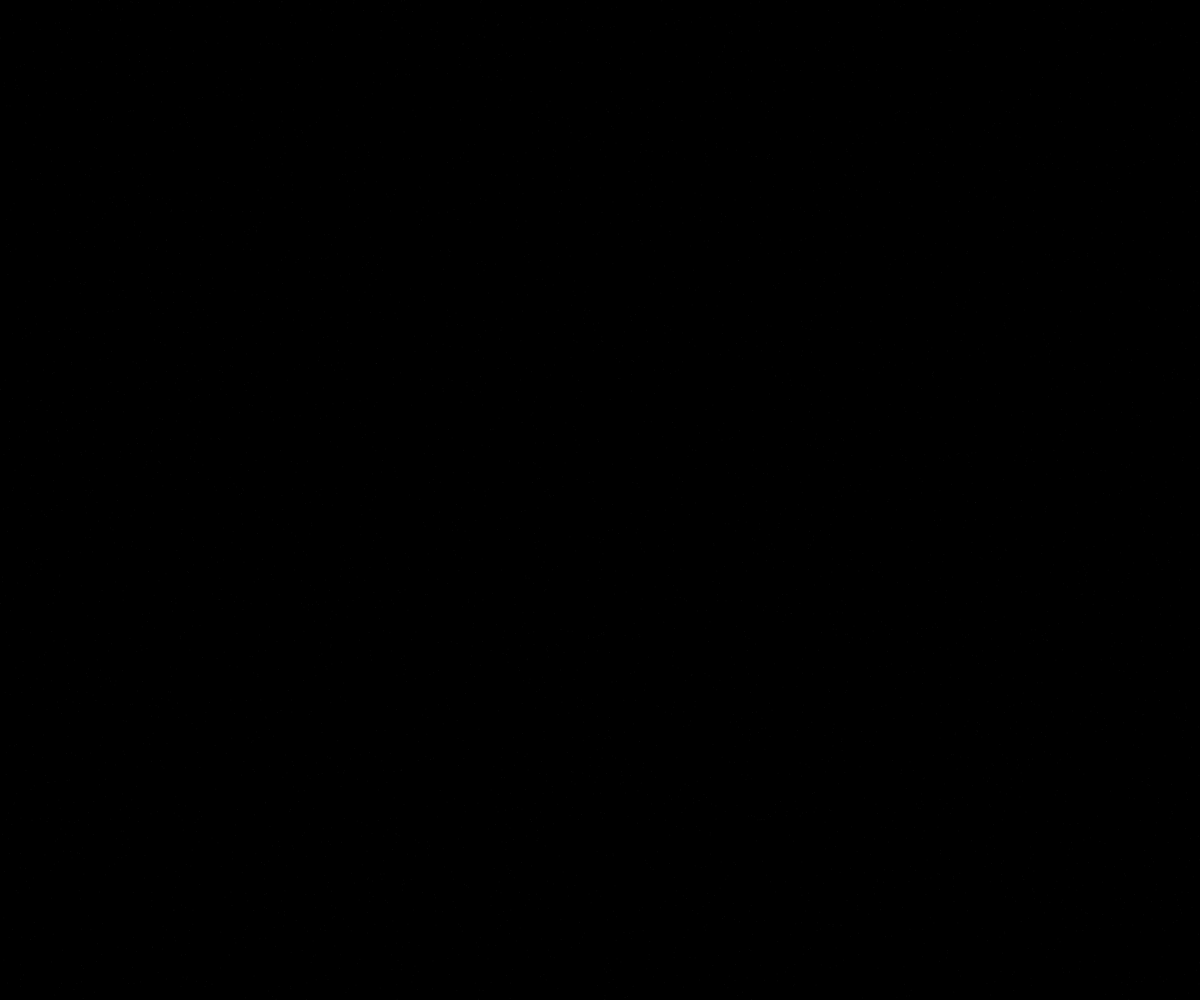
Frame 1 (no input)
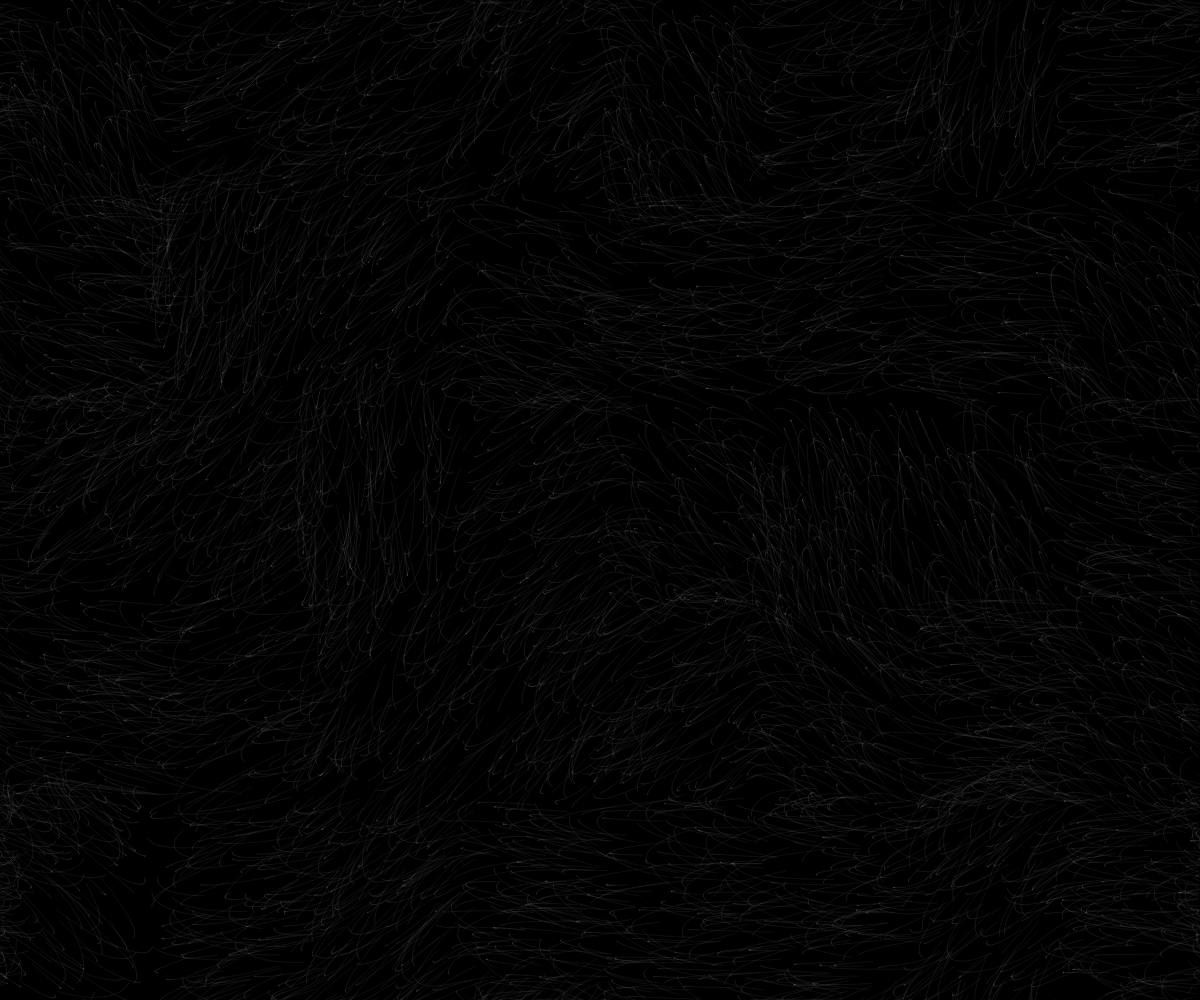
Frame 60 (no input)
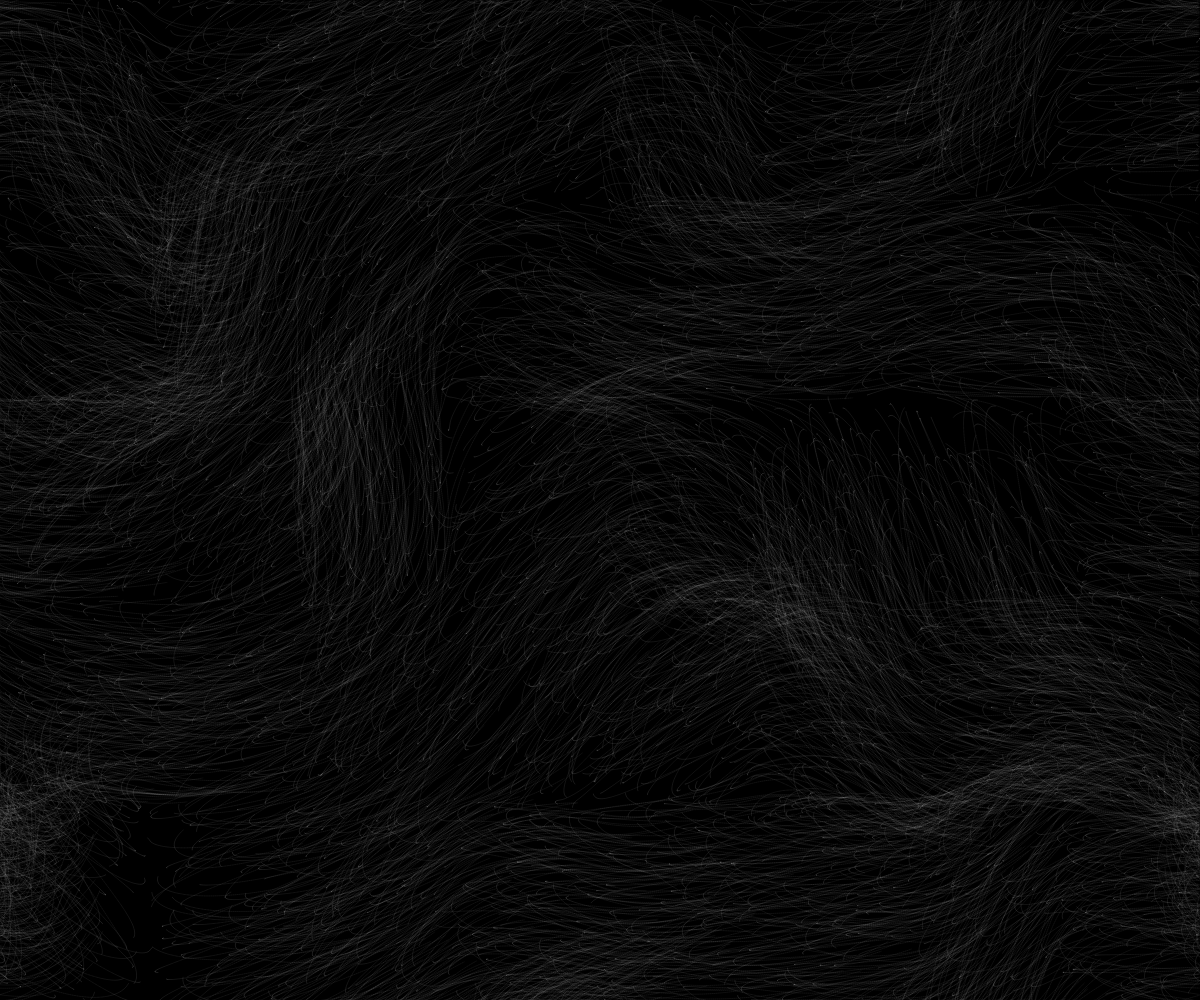
Frame 120 (the mouse pressed at the canvas centre since frame 60)

The p5.js sketch that drew these frames (run headless with seeded random() and noise() and a simulated clock; from frame 60 on, the mouse is pressed at the canvas centre):

// p5.js sketch
// ── sketch.js
var cellCols = 8;
var cellRows = 5;
var cells = [];

var count = 5000;
var pts = [];

var incX = 0.5;
var incY = 0.5;
var incT = 0.1;
var angC = 1;
var cellMag = 2;
var maxSpeed = 125;
var ptSize = 0.05;

var field;

function setup()
{
  frameRate(60);
  createCanvas(window.innerWidth, window.innerHeight);
  background(0);
  var cW = width / cellCols;
  var cH = height / cellRows;
  for(var x = 0; x < cellCols; x++)
  {
    for(var y = 0; y < cellRows; y++)
    {
      var dir = new Vec2D(cellMag, 0);
      dir.rot(map(noise(x * incX, y * incY, 0), 0, 1, -PI * angC, PI * angC));
      cells[x + y * cellCols] = new Cell(x * cW, y * cH, cW, cH, dir);
    }
  }
  for(var i = 0; i < count; i++)
  {
    pts[i] = new Point(random(width), random(height));
    pts[i].vel = new Vec2D(random(50) - random(50), random(50) - random(50));
  }
  field = new FlowField(cells, pts);
  field.update();
  stroke(255);
  strokeWeight(ptSize);
}

var time = 0;

function draw()
{
  for(var i = 0; i < count; i++)
  {
    pts[i].show();
    pts[i].update();
  }
  for(var i = 0; i < cellRows * cellCols; i++)
  {
    cells[i].update(time);
  }
  field.update();
  time += 1 / 60;
}

class Vec2D
{
  constructor(x, y)
  {
    this.x = x;
    this.y = y;
  }

  mag()
  {
    return sqrt(this.x * this.x + this.y * this.y);
  }

  normalize()
  {
    var mag = this.mag();
    this.x /= mag;
    this.y /= mag;
  }

  limit(mag)
  {
    if(this.mag() > mag)
    {
      this.normalize()
      this.x *= mag;
      this.y *= mag;
    }
  }

  add(vec)
  {
    this.x += vec.x;
    this.y += vec.y;
  }

  mult(val)
  {
    return new Vec2D(this.x * val, this.y * val);
  }

  zero()
  {
    this.x = 0;
    this.y = 0;
  }

  rot(angle)
  {
    var x = this.x;
    this.x = x * cos(angle) - this.y * sin(angle);
    this.y = x * sin(angle) + this.y * cos(angle);
  }
}

class Point
{
  constructor(x, y)
  {
    this.pos = new Vec2D(x, y);
    this.lpos = new Vec2D(x, y);
    this.acc = new Vec2D(0, 0);
    this.vel = new Vec2D(0, 0);
    this.max = maxSpeed;
  }

  update()
  {
    this.vel.add(this.acc);
    this.acc.zero();
    this.vel.limit(this.max);
    this.lpos.x = this.pos.x;
    this.lpos.y = this.pos.y;
    this.pos.add(this.vel.mult(1 / 60));
    if(this.pos.x < 0)
    {
      this.pos.x = width;
      this.lpos.x = width;
    }
    else if(this.pos.x > width)
    {
      this.pos.x = 0;
      this.lpos.x = 0;
    }
    if(this.pos.y < 0)
    {
      this.pos.y = height;
      this.lpos.y = height;
    }
    else if(this.pos.y > height)
    {
      this.pos.y = 0;
      this.lpos.y = 0;
    }
  }

  show()
  {
    line(this.lpos.x, this.lpos.y, this.pos.x, this.pos.y);
  }
}

class Cell
{
  constructor(x, y, w, h, dir)
  {
    this.pos = new Vec2D(x, y);
    this.w = w;
    this.h = h;
    this.dir = dir;
  }

  update(t)
  {
    var x = this.pos.x / this.w;
    var y = this.pos.y / this.h;
    this.dir = new Vec2D(cellMag, 0);
    this.dir.rot(map(noise(x * incX, y * incY, t * incT), 0, 1, -PI * angC,
    PI * angC));
  }

  show()
  {
    stroke(255);
    noFill();
    strokeWeight(1);
    rect(this.pos.x, this.pos.y, this.w, this.h);
    var x = this.pos.x + this.w / 2;
    var y = this.pos.y + this.h / 2;
    line(x, y, x + this.dir.x, y + this.dir.y);
  }
}

class FlowField
{
  constructor(cls, pts)
  {
    this.cells = cls;
    this.points = pts;
  }

  update()
  {
    for(var i = 0; i < this.points.length; i++)
    {
      var pt = this.points[i];
      var pX = pt.pos.x;
      var pY = pt.pos.y;
      for(var j = 0; j < this.cells.length; j++)
      {
        var cl = this.cells[j];
        var cX = cl.pos.x;
        var cY = cl.pos.y;
        if(pX >= cX && pY >= cY && pX <= cX + cl.w && pY <= cY + cl.h)
        {
          pt.acc.x = cl.dir.x;
          pt.acc.y = cl.dir.y;
          break;
        }
      }
    }
  }
}
